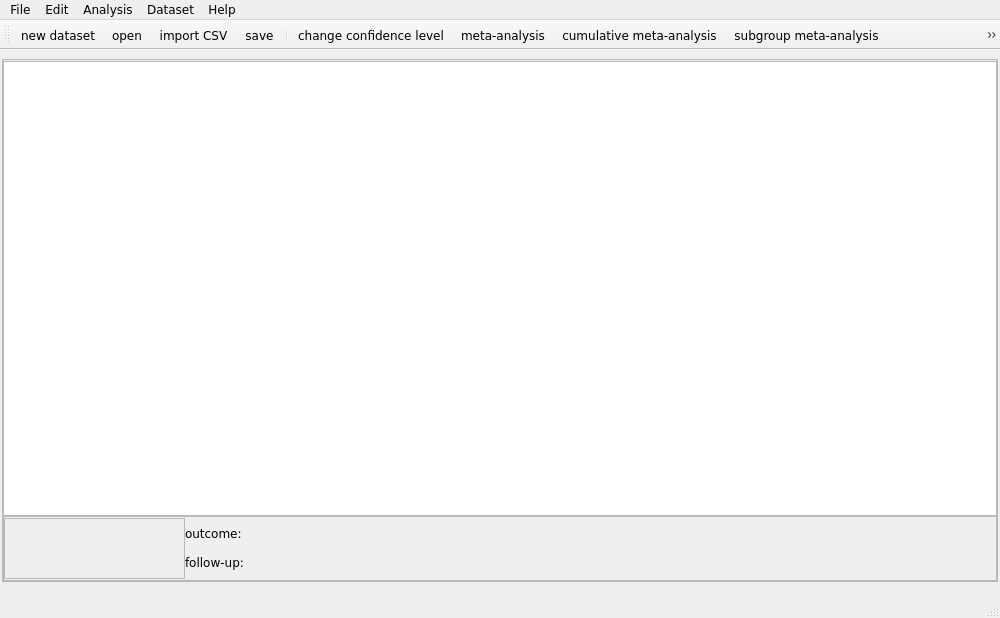
<?xml version="1.0" encoding="UTF-8"?>
<ui version="4.0">
 <class>MainWindow</class>
 <widget class="QMainWindow" name="MainWindow">
  <property name="geometry">
   <rect>
    <x>0</x>
    <y>0</y>
    <width>1000</width>
    <height>618</height>
   </rect>
  </property>
  <property name="font">
   <font>
    <family>Verdana</family>
   </font>
  </property>
  <property name="windowTitle">
   <string>OpenMetaAnalyst</string>
  </property>
  <property name="windowIcon">
   <iconset resource="../images/icons.qrc">
    <normaloff>:/misc/meta.ico</normaloff>:/misc/meta.ico</iconset>
  </property>
  <widget class="QWidget" name="centralwidget">
   <property name="font">
    <font>
     <family>Verdana</family>
    </font>
   </property>
   <property name="cursor">
    <cursorShape>ArrowCursor</cursorShape>
   </property>
   <layout class="QVBoxLayout" name="verticalLayout_3">
    <property name="spacing">
     <number>0</number>
    </property>
    <property name="leftMargin">
     <number>2</number>
    </property>
    <property name="rightMargin">
     <number>2</number>
    </property>
    <property name="bottomMargin">
     <number>0</number>
    </property>
    <item>
     <widget class="QFrame" name="nav_frame">
      <property name="frameShape">
       <enum>QFrame::StyledPanel</enum>
      </property>
      <property name="frameShadow">
       <enum>QFrame::Plain</enum>
      </property>
      <layout class="QVBoxLayout" name="verticalLayout_2">
       <property name="spacing">
        <number>1</number>
       </property>
       <property name="leftMargin">
        <number>0</number>
       </property>
       <property name="topMargin">
        <number>1</number>
       </property>
       <property name="rightMargin">
        <number>0</number>
       </property>
       <property name="bottomMargin">
        <number>0</number>
       </property>
       <item>
        <layout class="QVBoxLayout" name="verticalLayout">
         <property name="spacing">
          <number>0</number>
         </property>
         <property name="bottomMargin">
          <number>0</number>
         </property>
         <item>
          <widget class="QTableView" name="tableView">
           <property name="sizePolicy">
            <sizepolicy hsizetype="Expanding" vsizetype="Expanding">
             <horstretch>0</horstretch>
             <verstretch>0</verstretch>
            </sizepolicy>
           </property>
           <property name="alternatingRowColors">
            <bool>true</bool>
           </property>
          </widget>
         </item>
         <item>
          <widget class="QFrame" name="frame">
           <property name="minimumSize">
            <size>
             <width>0</width>
             <height>65</height>
            </size>
           </property>
           <property name="frameShape">
            <enum>QFrame::StyledPanel</enum>
           </property>
           <property name="frameShadow">
            <enum>QFrame::Raised</enum>
           </property>
           <layout class="QHBoxLayout" name="horizontalLayout">
            <property name="spacing">
             <number>0</number>
            </property>
            <property name="margin">
             <number>0</number>
            </property>
            <item>
             <layout class="QHBoxLayout" name="controlbutton_layot">
              <property name="spacing">
               <number>0</number>
              </property>
              <item>
               <widget class="QFrame" name="frame_2">
                <property name="sizePolicy">
                 <sizepolicy hsizetype="Fixed" vsizetype="Fixed">
                  <horstretch>0</horstretch>
                  <verstretch>0</verstretch>
                 </sizepolicy>
                </property>
                <property name="minimumSize">
                 <size>
                  <width>181</width>
                  <height>61</height>
                 </size>
                </property>
                <property name="maximumSize">
                 <size>
                  <width>181</width>
                  <height>61</height>
                 </size>
                </property>
                <property name="frameShape">
                 <enum>QFrame::StyledPanel</enum>
                </property>
                <property name="frameShadow">
                 <enum>QFrame::Raised</enum>
                </property>
                <widget class="QToolButton" name="nav_left_btn">
                 <property name="geometry">
                  <rect>
                   <x>0</x>
                   <y>10</y>
                   <width>20</width>
                   <height>41</height>
                  </rect>
                 </property>
                 <property name="text">
                  <string/>
                 </property>
                 <property name="icon">
                  <iconset resource="../images/icons.qrc">
                   <normaloff>:/misc/left_arrow.png</normaloff>:/misc/left_arrow.png</iconset>
                 </property>
                 <property name="iconSize">
                  <size>
                   <width>64</width>
                   <height>64</height>
                  </size>
                 </property>
                 <property name="autoRaise">
                  <bool>true</bool>
                 </property>
                </widget>
                <widget class="QToolButton" name="nav_up_btn">
                 <property name="geometry">
                  <rect>
                   <x>40</x>
                   <y>0</y>
                   <width>51</width>
                   <height>20</height>
                  </rect>
                 </property>
                 <property name="text">
                  <string/>
                 </property>
                 <property name="icon">
                  <iconset resource="../images/icons.qrc">
                   <normaloff>:/misc/up_arrow.png</normaloff>:/misc/up_arrow.png</iconset>
                 </property>
                 <property name="iconSize">
                  <size>
                   <width>64</width>
                   <height>64</height>
                  </size>
                 </property>
                 <property name="autoRaise">
                  <bool>true</bool>
                 </property>
                </widget>
                <widget class="QToolButton" name="nav_down_btn">
                 <property name="geometry">
                  <rect>
                   <x>40</x>
                   <y>40</y>
                   <width>51</width>
                   <height>20</height>
                  </rect>
                 </property>
                 <property name="text">
                  <string/>
                 </property>
                 <property name="icon">
                  <iconset resource="../images/icons.qrc">
                   <normaloff>:/misc/down_arrow.png</normaloff>:/misc/down_arrow.png</iconset>
                 </property>
                 <property name="iconSize">
                  <size>
                   <width>64</width>
                   <height>64</height>
                  </size>
                 </property>
                 <property name="toolButtonStyle">
                  <enum>Qt::ToolButtonIconOnly</enum>
                 </property>
                 <property name="autoRaise">
                  <bool>true</bool>
                 </property>
                 <property name="arrowType">
                  <enum>Qt::NoArrow</enum>
                 </property>
                </widget>
                <widget class="QLabel" name="nav_lbl">
                 <property name="geometry">
                  <rect>
                   <x>20</x>
                   <y>20</y>
                   <width>91</width>
                   <height>21</height>
                  </rect>
                 </property>
                 <property name="font">
                  <font>
                   <pointsize>10</pointsize>
                   <weight>50</weight>
                   <bold>false</bold>
                  </font>
                 </property>
                 <property name="text">
                  <string/>
                 </property>
                 <property name="alignment">
                  <set>Qt::AlignCenter</set>
                 </property>
                </widget>
                <widget class="QToolButton" name="nav_right_btn">
                 <property name="geometry">
                  <rect>
                   <x>110</x>
                   <y>10</y>
                   <width>20</width>
                   <height>41</height>
                  </rect>
                 </property>
                 <property name="text">
                  <string/>
                 </property>
                 <property name="icon">
                  <iconset resource="../images/icons.qrc">
                   <normaloff>:/misc/right_arrow.png</normaloff>:/misc/right_arrow.png</iconset>
                 </property>
                 <property name="iconSize">
                  <size>
                   <width>64</width>
                   <height>64</height>
                  </size>
                 </property>
                 <property name="autoRaise">
                  <bool>true</bool>
                 </property>
                </widget>
                <widget class="QToolButton" name="nav_add_btn">
                 <property name="geometry">
                  <rect>
                   <x>130</x>
                   <y>10</y>
                   <width>51</width>
                   <height>41</height>
                  </rect>
                 </property>
                 <property name="text">
                  <string/>
                 </property>
                 <property name="icon">
                  <iconset resource="../images/icons.qrc">
                   <normaloff>:/function_icon_set/function_icon_set/add_48.png</normaloff>:/function_icon_set/function_icon_set/add_48.png</iconset>
                 </property>
                 <property name="iconSize">
                  <size>
                   <width>64</width>
                   <height>64</height>
                  </size>
                 </property>
                 <property name="autoRaise">
                  <bool>true</bool>
                 </property>
                </widget>
               </widget>
              </item>
              <item>
               <layout class="QGridLayout" name="gridLayout">
                <item row="0" column="0">
                 <widget class="QLabel" name="label">
                  <property name="sizePolicy">
                   <sizepolicy hsizetype="Fixed" vsizetype="Fixed">
                    <horstretch>0</horstretch>
                    <verstretch>0</verstretch>
                   </sizepolicy>
                  </property>
                  <property name="minimumSize">
                   <size>
                    <width>80</width>
                    <height>25</height>
                   </size>
                  </property>
                  <property name="maximumSize">
                   <size>
                    <width>80</width>
                    <height>25</height>
                   </size>
                  </property>
                  <property name="font">
                   <font>
                    <pointsize>9</pointsize>
                   </font>
                  </property>
                  <property name="text">
                   <string>outcome:</string>
                  </property>
                 </widget>
                </item>
                <item row="1" column="0">
                 <widget class="QLabel" name="label_3">
                  <property name="sizePolicy">
                   <sizepolicy hsizetype="Fixed" vsizetype="Fixed">
                    <horstretch>0</horstretch>
                    <verstretch>0</verstretch>
                   </sizepolicy>
                  </property>
                  <property name="minimumSize">
                   <size>
                    <width>80</width>
                    <height>25</height>
                   </size>
                  </property>
                  <property name="maximumSize">
                   <size>
                    <width>80</width>
                    <height>25</height>
                   </size>
                  </property>
                  <property name="font">
                   <font>
                    <pointsize>9</pointsize>
                   </font>
                  </property>
                  <property name="text">
                   <string>follow-up:</string>
                  </property>
                 </widget>
                </item>
                <item row="1" column="1">
                 <widget class="QLabel" name="cur_time_lbl">
                  <property name="sizePolicy">
                   <sizepolicy hsizetype="Expanding" vsizetype="Fixed">
                    <horstretch>0</horstretch>
                    <verstretch>0</verstretch>
                   </sizepolicy>
                  </property>
                  <property name="minimumSize">
                   <size>
                    <width>80</width>
                    <height>25</height>
                   </size>
                  </property>
                  <property name="font">
                   <font>
                    <pointsize>9</pointsize>
                   </font>
                  </property>
                  <property name="text">
                   <string/>
                  </property>
                 </widget>
                </item>
                <item row="0" column="1">
                 <widget class="QLabel" name="cur_outcome_lbl">
                  <property name="sizePolicy">
                   <sizepolicy hsizetype="Expanding" vsizetype="Fixed">
                    <horstretch>0</horstretch>
                    <verstretch>0</verstretch>
                   </sizepolicy>
                  </property>
                  <property name="minimumSize">
                   <size>
                    <width>80</width>
                    <height>25</height>
                   </size>
                  </property>
                  <property name="font">
                   <font>
                    <pointsize>9</pointsize>
                   </font>
                  </property>
                  <property name="text">
                   <string/>
                  </property>
                 </widget>
                </item>
               </layout>
              </item>
             </layout>
            </item>
            <item>
             <spacer name="horizontalSpacer">
              <property name="orientation">
               <enum>Qt::Horizontal</enum>
              </property>
              <property name="sizeHint" stdset="0">
               <size>
                <width>396</width>
                <height>18</height>
               </size>
              </property>
             </spacer>
            </item>
            <item>
             <layout class="QHBoxLayout" name="ci_layot"/>
            </item>
           </layout>
          </widget>
         </item>
        </layout>
       </item>
      </layout>
     </widget>
    </item>
    <item>
     <widget class="QLabel" name="dataset_file_lbl">
      <property name="text">
       <string/>
      </property>
     </widget>
    </item>
   </layout>
  </widget>
  <widget class="QMenuBar" name="menu_bar">
   <property name="geometry">
    <rect>
     <x>0</x>
     <y>0</y>
     <width>1000</width>
     <height>22</height>
    </rect>
   </property>
   <widget class="QMenu" name="menu_file">
    <property name="font">
     <font>
      <family>Verdana</family>
     </font>
    </property>
    <property name="title">
     <string>File</string>
    </property>
    <widget class="QMenu" name="action_open_recent_2">
     <property name="title">
      <string>open recent</string>
     </property>
    </widget>
    <addaction name="action_save"/>
    <addaction name="action_save_as"/>
    <addaction name="action_open"/>
    <addaction name="action_open_recent_2"/>
    <addaction name="action_import_csv"/>
    <addaction name="action_quit"/>
   </widget>
   <widget class="QMenu" name="menuAnalysis">
    <property name="title">
     <string>Analysis</string>
    </property>
    <widget class="QMenu" name="menuMetric">
     <property name="title">
      <string>metric</string>
     </property>
    </widget>
    <addaction name="menuMetric"/>
    <addaction name="separator"/>
    <addaction name="action_go"/>
    <addaction name="separator"/>
    <addaction name="action_cum_ma"/>
    <addaction name="action_loo_ma"/>
    <addaction name="action_subgroup_ma"/>
    <addaction name="separator"/>
    <addaction name="action_meta_regression"/>
    <addaction name="action_change_conf_level"/>
   </widget>
   <widget class="QMenu" name="menuDataset">
    <property name="title">
     <string>Dataset</string>
    </property>
    <addaction name="action_new_dataset"/>
    <addaction name="separator"/>
    <addaction name="action_edit"/>
    <addaction name="action_view_network"/>
    <addaction name="action_add_covariate"/>
   </widget>
   <widget class="QMenu" name="menuEdit">
    <property name="title">
     <string>Edit</string>
    </property>
    <addaction name="action_undo"/>
    <addaction name="action_redo"/>
    <addaction name="action_copy"/>
    <addaction name="action_paste"/>
   </widget>
   <widget class="QMenu" name="menuHelp">
    <property name="title">
     <string>Help</string>
    </property>
    <addaction name="action_open_help"/>
   </widget>
   <addaction name="menu_file"/>
   <addaction name="menuEdit"/>
   <addaction name="menuAnalysis"/>
   <addaction name="menuDataset"/>
   <addaction name="menuHelp"/>
  </widget>
  <widget class="QStatusBar" name="statusbar"/>
  <widget class="QToolBar" name="toolBar">
   <property name="windowTitle">
    <string>toolBar</string>
   </property>
   <attribute name="toolBarArea">
    <enum>TopToolBarArea</enum>
   </attribute>
   <attribute name="toolBarBreak">
    <bool>false</bool>
   </attribute>
   <addaction name="action_new_dataset"/>
   <addaction name="action_open"/>
   <addaction name="action_import_csv"/>
   <addaction name="action_save"/>
   <addaction name="separator"/>
   <addaction name="action_change_conf_level"/>
   <addaction name="action_go"/>
   <addaction name="action_cum_ma"/>
   <addaction name="action_subgroup_ma"/>
   <addaction name="action_meta_regression"/>
   <addaction name="action_loo_ma"/>
   <addaction name="separator"/>
   <addaction name="action_undo"/>
   <addaction name="action_redo"/>
   <addaction name="separator"/>
   <addaction name="action_copy"/>
   <addaction name="action_paste"/>
   <addaction name="separator"/>
   <addaction name="action_quit"/>
  </widget>
  <action name="action_save">
   <property name="icon">
    <iconset resource="../images/icons.qrc">
     <normaloff>:/function_icon_set/function_icon_set/floppy_disk_48.png</normaloff>:/function_icon_set/function_icon_set/floppy_disk_48.png</iconset>
   </property>
   <property name="text">
    <string>save</string>
   </property>
  </action>
  <action name="action_open">
   <property name="icon">
    <iconset resource="../images/icons.qrc">
     <normaloff>:/function_icon_set/function_icon_set/folder_48.png</normaloff>:/function_icon_set/function_icon_set/folder_48.png</iconset>
   </property>
   <property name="text">
    <string>open</string>
   </property>
  </action>
  <action name="action_quit">
   <property name="icon">
    <iconset resource="../images/icons.qrc">
     <normaloff>:/toolbar-icons/toolbar-icons/quit.png</normaloff>:/toolbar-icons/toolbar-icons/quit.png</iconset>
   </property>
   <property name="text">
    <string>quit</string>
   </property>
  </action>
  <action name="action_go">
   <property name="icon">
    <iconset resource="../images/icons.qrc">
     <normaloff>:/misc/meta_analysis.png</normaloff>:/misc/meta_analysis.png</iconset>
   </property>
   <property name="text">
    <string>meta-analysis</string>
   </property>
  </action>
  <action name="action_edit">
   <property name="text">
    <string>edit</string>
   </property>
  </action>
  <action name="action_view_network">
   <property name="text">
    <string>view network</string>
   </property>
  </action>
  <action name="action_add_covariate">
   <property name="text">
    <string>add covariate</string>
   </property>
  </action>
  <action name="action_cum_ma">
   <property name="icon">
    <iconset resource="../images/icons.qrc">
     <normaloff>:/misc/cum_meta_analysis.png</normaloff>:/misc/cum_meta_analysis.png</iconset>
   </property>
   <property name="text">
    <string>cumulative meta-analysis</string>
   </property>
  </action>
  <action name="action_loo_ma">
   <property name="icon">
    <iconset resource="../images/icons.qrc">
     <normaloff>:/misc/leave_one_out.png</normaloff>:/misc/leave_one_out.png</iconset>
   </property>
   <property name="text">
    <string>leave-one-out meta-analysis</string>
   </property>
  </action>
  <action name="action_new_dataset">
   <property name="icon">
    <iconset resource="../images/icons.qrc">
     <normaloff>:/function_icon_set/function_icon_set/add_48.png</normaloff>:/function_icon_set/function_icon_set/add_48.png</iconset>
   </property>
   <property name="text">
    <string>new dataset</string>
   </property>
  </action>
  <action name="action_meta_regression">
   <property name="icon">
    <iconset resource="../images/icons.qrc">
     <normaloff>:/misc/meta_reg.png</normaloff>:/misc/meta_reg.png</iconset>
   </property>
   <property name="text">
    <string>meta-regression</string>
   </property>
  </action>
  <action name="action_undo">
   <property name="icon">
    <iconset resource="../images/icons.qrc">
     <normaloff>:/toolbar-icons/toolbar-icons/back.png</normaloff>:/toolbar-icons/toolbar-icons/back.png</iconset>
   </property>
   <property name="text">
    <string>undo</string>
   </property>
   <property name="shortcut">
    <string>Ctrl+Z</string>
   </property>
  </action>
  <action name="action_redo">
   <property name="icon">
    <iconset resource="../images/icons.qrc">
     <normaloff>:/toolbar-icons/toolbar-icons/forward.png</normaloff>:/toolbar-icons/toolbar-icons/forward.png</iconset>
   </property>
   <property name="text">
    <string>redo</string>
   </property>
   <property name="shortcut">
    <string>Ctrl+Y</string>
   </property>
  </action>
  <action name="action_copy">
   <property name="icon">
    <iconset resource="../images/icons.qrc">
     <normaloff>:/misc/copy.png</normaloff>:/misc/copy.png</iconset>
   </property>
   <property name="text">
    <string>copy</string>
   </property>
   <property name="shortcut">
    <string>Ctrl+C</string>
   </property>
  </action>
  <action name="action_paste">
   <property name="icon">
    <iconset resource="../images/icons.qrc">
     <normaloff>:/toolbar-icons/toolbar-icons/paste.png</normaloff>:/toolbar-icons/toolbar-icons/paste.png</iconset>
   </property>
   <property name="text">
    <string>paste</string>
   </property>
   <property name="shortcut">
    <string>Ctrl+V</string>
   </property>
  </action>
  <action name="action_subgroup_ma">
   <property name="icon">
    <iconset resource="../images/icons.qrc">
     <normaloff>:/misc/subgroup_ma.png</normaloff>:/misc/subgroup_ma.png</iconset>
   </property>
   <property name="text">
    <string>subgroup meta-analysis</string>
   </property>
  </action>
  <action name="action_save_as">
   <property name="text">
    <string>save as</string>
   </property>
  </action>
  <action name="action_open_help">
   <property name="text">
    <string>open help</string>
   </property>
  </action>
  <action name="action_change_conf_level">
   <property name="icon">
    <iconset resource="../images/icons.qrc">
     <normaloff>:/misc/ci_icon.png</normaloff>:/misc/ci_icon.png</iconset>
   </property>
   <property name="text">
    <string>change confidence level</string>
   </property>
  </action>
  <action name="action_import_csv">
   <property name="icon">
    <iconset resource="../images/icons.qrc">
     <normaloff>:/function_icon_set/function_icon_set/box_download_48.png</normaloff>:/function_icon_set/function_icon_set/box_download_48.png</iconset>
   </property>
   <property name="text">
    <string>import CSV</string>
   </property>
  </action>
 </widget>
 <resources>
  <include location="../images/icons.qrc"/>
 </resources>
 <connections/>
</ui>
